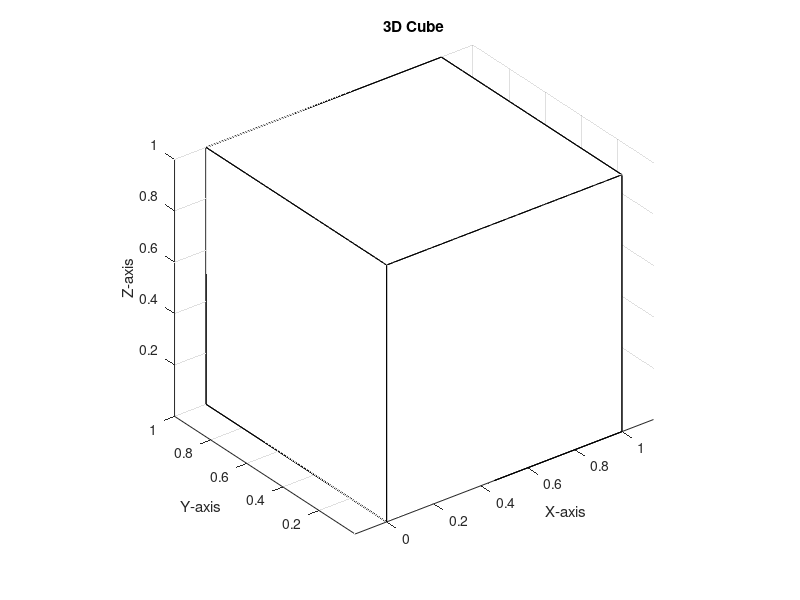

Here is the MATLAB script that generated this plot:
% Cube vertices
vertices = [0 0 0; 1 0 0; 1 1 0; 0 1 0; 0 0 1; 1 0 1; 1 1 1; 0 1 1];

% Cube faces (each row represents the indices of vertices for a face)
faces = [1 2 6 5; 2 3 7 6; 3 4 8 7; 4 1 5 8; 1 2 3 4; 5 6 7 8];

% Plot the cube
figure;
patch('Vertices', vertices, 'Faces', faces, 'FaceColor', 'w', 'EdgeColor', 'k');

% Set axis properties
axis equal;
xlabel('X-axis');
ylabel('Y-axis');
zlabel('Z-axis');
title('3D Cube');

% Set grid and view
grid on;
view(3); % 3D view
